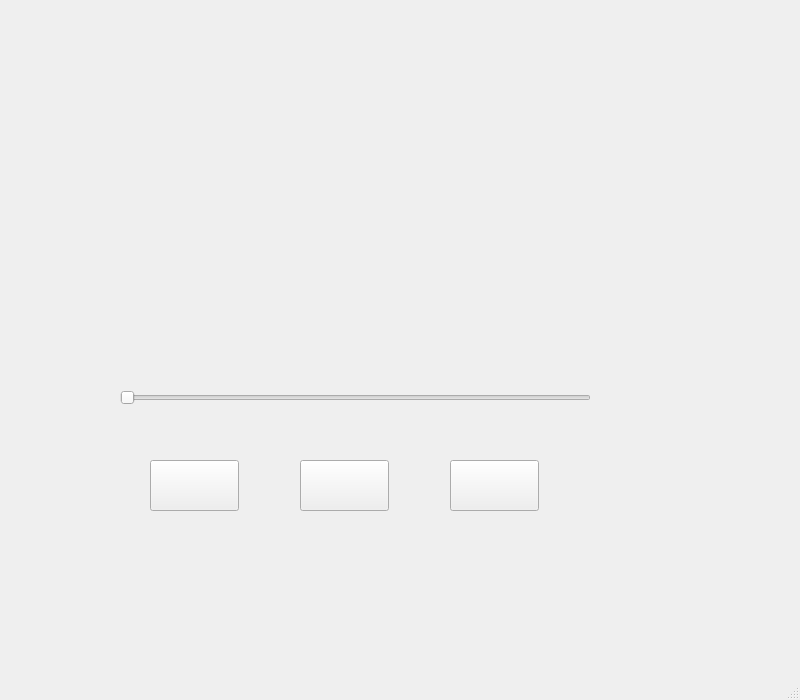
<?xml version="1.0" encoding="UTF-8"?>
<ui version="4.0">
 <class>MainWindow</class>
 <widget class="QMainWindow" name="MainWindow">
  <property name="geometry">
   <rect>
    <x>0</x>
    <y>0</y>
    <width>800</width>
    <height>700</height>
   </rect>
  </property>
  <property name="windowTitle">
   <string>MainWindow</string>
  </property>
  <widget class="QWidget" name="centralwidget">
   <widget class="QPushButton" name="stop">
    <property name="geometry">
     <rect>
      <x>150</x>
      <y>460</y>
      <width>89</width>
      <height>51</height>
     </rect>
    </property>
    <property name="text">
     <string/>
    </property>
    <property name="icon">
     <iconset resource="resources.qrc">
      <normaloff>:/images/stop.jpg</normaloff>:/images/stop.jpg</iconset>
    </property>
    <property name="iconSize">
     <size>
      <width>25</width>
      <height>25</height>
     </size>
    </property>
   </widget>
   <widget class="QPushButton" name="pause">
    <property name="geometry">
     <rect>
      <x>300</x>
      <y>460</y>
      <width>89</width>
      <height>51</height>
     </rect>
    </property>
    <property name="text">
     <string/>
    </property>
    <property name="icon">
     <iconset resource="resources.qrc">
      <normaloff>:/images/pause.jpg</normaloff>:/images/pause.jpg</iconset>
    </property>
    <property name="iconSize">
     <size>
      <width>25</width>
      <height>25</height>
     </size>
    </property>
   </widget>
   <widget class="QPushButton" name="play">
    <property name="geometry">
     <rect>
      <x>450</x>
      <y>460</y>
      <width>89</width>
      <height>51</height>
     </rect>
    </property>
    <property name="text">
     <string/>
    </property>
    <property name="icon">
     <iconset resource="resources.qrc">
      <normaloff>:/images/play.jpg</normaloff>:/images/play.jpg</iconset>
    </property>
    <property name="iconSize">
     <size>
      <width>25</width>
      <height>25</height>
     </size>
    </property>
   </widget>
   <widget class="QWidget" name="horizontalLayoutWidget">
    <property name="geometry">
     <rect>
      <x>20</x>
      <y>40</y>
      <width>731</width>
      <height>311</height>
     </rect>
    </property>
    <layout class="QHBoxLayout" name="video"/>
   </widget>
   <widget class="QSlider" name="horizontalSlider">
    <property name="geometry">
     <rect>
      <x>120</x>
      <y>390</y>
      <width>471</width>
      <height>16</height>
     </rect>
    </property>
    <property name="orientation">
     <enum>Qt::Horizontal</enum>
    </property>
   </widget>
  </widget>
  <widget class="QMenuBar" name="menubar">
   <property name="geometry">
    <rect>
     <x>0</x>
     <y>0</y>
     <width>800</width>
     <height>22</height>
    </rect>
   </property>
  </widget>
  <widget class="QStatusBar" name="statusbar"/>
 </widget>
 <resources>
  <include location="resources.qrc"/>
 </resources>
 <connections/>
</ui>
